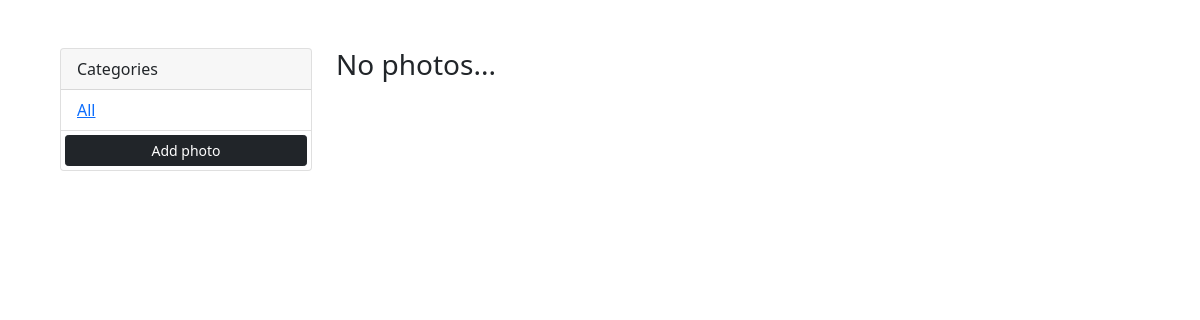
/, run on an earlier commit of the app's database.
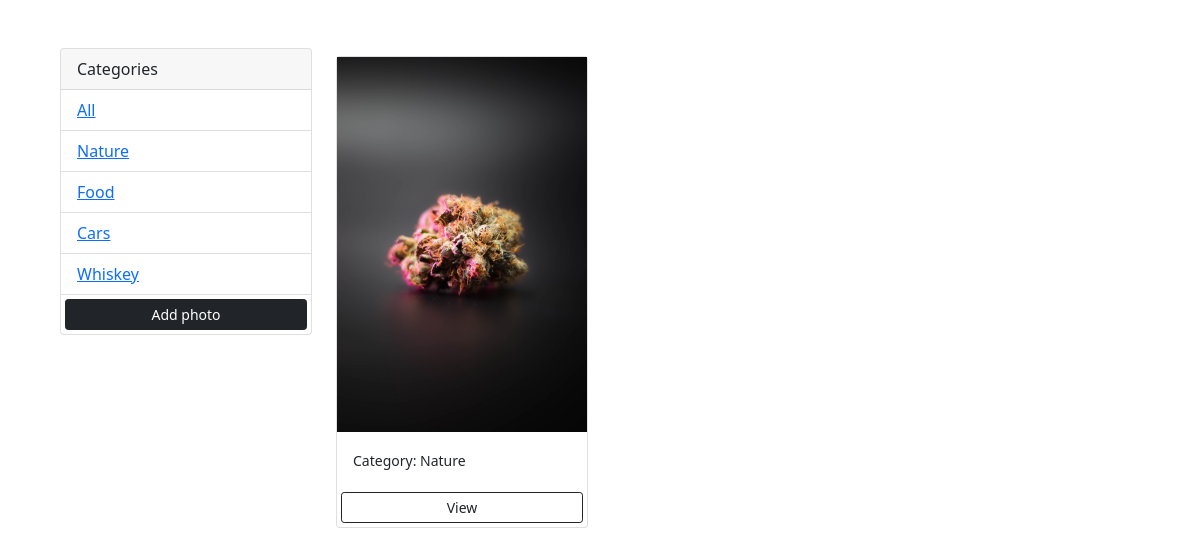
And on a later commit of the database.
### snaps/models.py (models this page shows, shortened)
class Category(models.Model):
    name = models.CharField(max_length=100, null=False, blank=False)

class Snaps(models.Model):
    category = models.ForeignKey(Category, on_delete=models.SET_NULL, null=True , blank=True)
    image = models.ImageField(null=False, blank=False)
    name = models.TextField()

### snaps/views.py (the view)
# urls.py: path('',views.gallery, name='gallery'),
def gallery(request):
    category = request.GET.get('category')
    if category == None:
     snaps = Snaps.objects.all()
    else:
        snaps = Snaps.objects.filter(category__name=category)
    categories = Category.objects.all()
    context = {'categories' : categories, 'snaps':snaps}
    return render(request,'snaps/gallery.html', context)

### snaps/templates/snaps/gallery.html (shortened to what this page needs)
<!DOCTYPE html>
<html lang="en">
<head>
    <link href="https://cdn.jsdelivr.net/npm/bootstrap@5.1.3/dist/css/bootstrap.min.css" rel="stylesheet">
</head>
<body class="m-5">
    <div class="container">
        <div class="row">
            <div class="col-md-3">
                <div class="card">
                    <div class="card-header">
                        Categories
                    </div>
                    <ul class="list-group list-group-flush">
                        <li class="list-group-item">
                            <a href="{% url 'gallery' %}">All</a>
                        </li>
                        {% for category in categories %}
                        <li class=" list-group-item">
                            <a href="{% url 'gallery' %}?category={{category.name}}">
                                {{category.name}}
                            </a>
                        </li>
                        {% endfor %}
                        <a class="btn btn-dark btn-block btn-sm m-1" href="{% url 'add' %}">Add photo</a>
                    </ul>
                </div>
            </div>
            <div class="col-md-9">
                <div class="row">
                    {% for snap in snaps %}
                    <div class="col-md-4">
                        <div class="card my-2">
                            <img class="image-thumbail" src="{{snap.image.url}}" alt="Card image cap">
                            <div class="card-body">
                                <small>Category: {{snap.category.name}}</small>
                            </div>
                            <a href="{% url 'snap' snap.id %}" class="btn btn-outline-dark btn-sm m-1">View</a>
                        </div>
                    </div>
                    {% empty %}
                    <h3>No photos...</h3>
                    {% endfor %}
                </div>
            </div>
        </div>
    </div>
</body>
</html>

What changed in the data, as far as the page shows it:
added Category: name "Nature"
added Category: name "Food"
added Category: name "Cars"
added Category: name "Whiskey"
added Snaps: image (picture), category.name "Nature"
Also different on the page:
text no longer shown: "No photos..."
